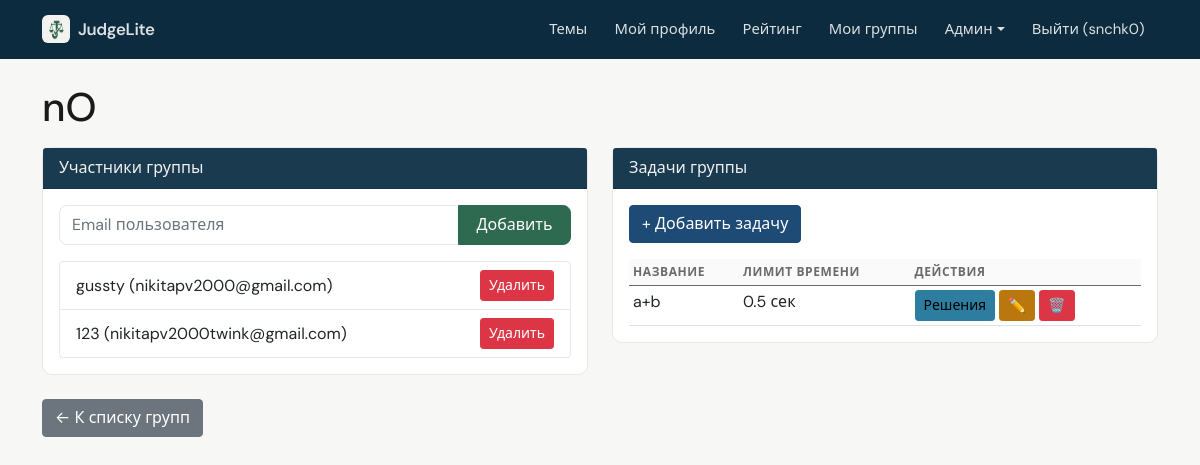
/admin/groups/1 (signed in), run on the app's committed database.
### data/users.py (models this page shows, shortened)
class User(SqlAlchemyBase, UserMixin, SerializerMixin):
    __tablename__ = 'users'
    id = sqlalchemy.Column(sqlalchemy.Integer, primary_key=True, autoincrement=True)
    name = sqlalchemy.Column(sqlalchemy.String, nullable=True)
    about = sqlalchemy.Column(sqlalchemy.String, nullable=True)
    email = sqlalchemy.Column(sqlalchemy.String, index=True, unique=True, nullable=True)
    hashed_password = sqlalchemy.Column(sqlalchemy.String, nullable=True)
    created_date = sqlalchemy.Column(sqlalchemy.DateTime, default=datetime.datetime.now)
    is_admin = sqlalchemy.Column(sqlalchemy.Boolean, default=False)
    is_super_admin = sqlalchemy.Column(sqlalchemy.Boolean, default=False)
    avatar_filename = sqlalchemy.Column(sqlalchemy.String, nullable=True)  # новое поле
    submissions = orm.relationship("Submission", back_populates="user")

### data/groups.py (models this page shows)
class Group(SqlAlchemyBase):
    __tablename__ = 'groups'
    id = sqlalchemy.Column(sqlalchemy.Integer, primary_key=True, autoincrement=True)
    name = sqlalchemy.Column(sqlalchemy.String, nullable=False)
    description = sqlalchemy.Column(sqlalchemy.Text, nullable=True)
    created_by = sqlalchemy.Column(sqlalchemy.Integer, sqlalchemy.ForeignKey("users.id"), nullable=False)
    created_at = sqlalchemy.Column(sqlalchemy.DateTime, default=datetime.datetime.now)
    members = orm.relationship("GroupMember", back_populates="group", cascade="all, delete-orphan")
    tasks = orm.relationship("GroupTask", back_populates="group", cascade="all, delete-orphan")

### data/group_members.py (models this page shows)
class GroupMember(SqlAlchemyBase):
    __tablename__ = 'group_members'
    id = sqlalchemy.Column(sqlalchemy.Integer, primary_key=True, autoincrement=True)
    group_id = sqlalchemy.Column(sqlalchemy.Integer, sqlalchemy.ForeignKey("groups.id"), nullable=False)
    user_id = sqlalchemy.Column(sqlalchemy.Integer, sqlalchemy.ForeignKey("users.id"), nullable=False)
    joined_at = sqlalchemy.Column(sqlalchemy.DateTime, default=datetime.datetime.now)
    group = orm.relationship("Group", back_populates="members")
    user = orm.relationship("User")

### data/group_tasks.py (models this page shows)
class GroupTask(SqlAlchemyBase):
    __tablename__ = 'group_tasks'
    id = sqlalchemy.Column(sqlalchemy.Integer, primary_key=True, autoincrement=True)
    group_id = sqlalchemy.Column(sqlalchemy.Integer, sqlalchemy.ForeignKey("groups.id"), nullable=False)
    title = sqlalchemy.Column(sqlalchemy.String, nullable=False)
    description = sqlalchemy.Column(sqlalchemy.Text, nullable=False)
    input_example = sqlalchemy.Column(sqlalchemy.Text, nullable=True)
    output_example = sqlalchemy.Column(sqlalchemy.Text, nullable=True)
    tests_json = sqlalchemy.Column(sqlalchemy.Text, nullable=False)
    time_limit = sqlalchemy.Column(sqlalchemy.Float, default=2.0)
    created_by = sqlalchemy.Column(sqlalchemy.Integer, sqlalchemy.ForeignKey("users.id"), nullable=False)
    created_at = sqlalchemy.Column(sqlalchemy.DateTime, default=datetime.datetime.now)
    max_score = sqlalchemy.Column(sqlalchemy.Integer, default=100)
    scoring_enabled = sqlalchemy.Column(sqlalchemy.Boolean, default=False)  # новый флаг
    group = orm.relationship("Group", back_populates="tasks")
    submissions = orm.relationship("GroupSubmission", back_populates="task", cascade="all, delete-orphan")

### app.py (the view)
@app.route('/admin/groups/<int:group_id>')
@admin_required
def group_detail(group_id):
    with db_session.session_scope() as session:
        group = session.query(Group).get(group_id)
        if not group:
            flash('Группа не найдена', 'danger')
            return redirect(url_for('admin_groups'))
        if not (current_user.is_super_admin or group.created_by == current_user.id):
            flash('Доступ запрещён', 'danger')
            return redirect(url_for('admin_groups'))
        members = session.query(GroupMember).filter(GroupMember.group_id == group_id).all()
        tasks = session.query(GroupTask).filter(GroupTask.group_id == group_id).all()
        return render_template('admin/group_detail.html', group=group, members=members, tasks=tasks)

### app.py (called while the page is built)
@login_manager.user_loader
def load_user(user_id):
    session = db_session.create_session()
    user = session.get(User, int(user_id))
    if user:
        _ = user.is_admin
        _ = user.is_super_admin
    session.close()
    return user

@app.context_processor
def inject_user():
    return dict(current_user=current_user)

### data/db_session.py (called while the page is built)
def create_session() -> Session:
    global __factory
    return __factory()

@contextmanager
def session_scope():
    session = create_session()
    try:
        yield session
        session.commit()
    except Exception:
        session.rollback()
        raise
    finally:
        session.close()

### utils/auth.py (called while the page is built)
def admin_required(f):
    @wraps(f)
    def decorated_function(*args, **kwargs):
        if not current_user.is_authenticated or not current_user.is_admin:
            flash('Доступ запрещён. Требуются права администратора.', 'danger')
            return redirect(url_for('index'))
        return f(*args, **kwargs)
    return decorated_function

### templates/admin/group_detail.html (shortened to what this page needs)
{% extends "admin/base.html" %}
{% block content %}
<h1>{{ group.name }}</h1>
<div class="row">
    <div class="col-md-6">
        <div class="card mb-4">
            <div class="card-header">Участники группы</div>
            <div class="card-body">
                <form method="post" action="{{ url_for('add_group_member', group_id=group.id) }}" class="mb-3">
                    <div class="input-group">
                        <input type="email" name="email" class="form-control" placeholder="Email пользователя" required>
                        <button type="submit" class="btn btn-primary">Добавить</button>
                    </div>
                </form>
                <ul class="list-group">
                    {% for m in members %}
                        <li class="list-group-item d-flex justify-content-between align-items-center">
                            {{ m.user.name }} ({{ m.user.email }})
                            <a href="{{ url_for('remove_group_member', group_id=group.id, user_id=m.user.id) }}" class="btn btn-sm btn-danger" onclick="return confirm('Удалить участника?')">Удалить</a>
                        </li>
                    {% else %}
                        <li class="list-group-item">Нет участников</li>
                    {% endfor %}
                </ul>
            </div>
        </div>
    </div>
    <div class="col-md-6">
        <div class="card mb-4">
            <div class="card-header">Задачи группы</div>
            <div class="card-body">
                <a href="{{ url_for('add_group_task', group_id=group.id) }}" class="btn btn-success mb-3">+ Добавить задачу</a>
                <table class="table table-sm">
                    <thead>
                        <tr><th>Название</th><th>Лимит времени</th><th>Действия</th></tr>
                    </thead>
                    <tbody>
                        {% for t in tasks %}
                        <tr>
                            <td>{{ t.title }}</td>
                            <td>{{ t.time_limit }} сек</td>
                            <td>
                                <a href="{{ url_for('group_task_submissions', group_id=group.id, task_id=t.id) }}" class="btn btn-sm btn-info">Решения</a>
                                <a href="{{ url_for('edit_group_task', group_id=group.id, task_id=t.id) }}" class="btn btn-sm btn-warning">✏️</a>
                                <a href="{{ url_for('delete_group_task', group_id=group.id, task_id=t.id) }}" class="btn btn-sm btn-danger" onclick="return confirm('Удалить задачу?')">🗑️</a>
                            </td>
                        </tr>
                        {% else %}
                        <tr><td colspan="3">Нет задач</td></tr>
                        {% endfor %}
                    </tbody>
                </table>
            </div>
        </div>
    </div>
</div>
<a href="{{ url_for('admin_groups') }}" class="btn btn-secondary">← К списку групп</a>
{% endblock %}

### templates/base.html (shortened to what this page needs)
<!doctype html>
<html lang="ru">
<head>
    <link href="https://cdn.jsdelivr.net/npm/bootstrap@5.0.2/dist/css/bootstrap.min.css" rel="stylesheet">
    <link href="{{ url_for('static', filename='app.css') }}" rel="stylesheet">
</head>
<body class="app-body {% block body_class %}{% endblock %}">
    <nav class="navbar navbar-expand-lg app-navbar">
        <div class="container">
            <a class="navbar-brand d-flex align-items-center gap-2" href="{{ url_for('index') }}">
                <img src="{{ url_for('static', filename='judgelite-mark.png') }}" alt="" class="app-brand-mark" width="28" height="28">
                <span>JudgeLite</span>
            </a>
            <div class="collapse navbar-collapse" id="navbarNav">
                <ul class="navbar-nav ms-auto">
                    <li class="nav-item"><a class="nav-link" href="{{ url_for('topics_list') }}">Темы</a></li>
                    {% if current_user.is_authenticated %}
                        <li class="nav-item"><a class="nav-link" href="{{ url_for('profile') }}">Мой профиль</a></li>
                        <li class="nav-item"><a class="nav-link" href="{{ url_for('rating') }}">Рейтинг</a></li>
                        <li class="nav-item"><a class="nav-link" href="{{ url_for('my_groups') }}">Мои группы</a></li>
                        {% if current_user.is_admin %}
                            <li class="nav-item dropdown">
                                <a class="nav-link dropdown-toggle" href="#" id="adminDropdown" role="button" data-bs-toggle="dropdown">Админ</a>
                            </li>
                        {% endif %}
                        <li class="nav-item"><a class="nav-link" href="{{ url_for('logout') }}">Выйти ({{ current_user.name }})</a></li>
                    {% else %}
                        <li class="nav-item"><a class="nav-link" href="{{ url_for('login') }}">Войти</a></li>
                        <li class="nav-item"><a class="nav-link" href="{{ url_for('register') }}">Регистрация</a></li>
                    {% endif %}
                </ul>
            </div>
        </div>
    </nav>
    <div class="container mt-4" style="padding-bottom: 80px;">
        {% block content %}{% endblock %}
    </div>
</body>
</html>

### static/app.css (style rules this page uses)
:root { --app-bg: #f7f7f5; --app-surface: #ffffff; --app-text: #1a1a1a; --app-muted: #6b6b6b; --app-border: #e8e8e6; --app-accent: #2d6a4f; --app-accent-hover: #1b4332; --app-radius: 10px; --app-font: "DM Sans", system-ui, -apple-system, "Segoe UI", Roboto, sans-serif; --chart-grid: rgba(0, 0, 0, 0.06); --chart-muted: #6b6b6b; --chart-donut-border: #ffffff; }
.app-brand-mark { border-radius: 6px; flex-shrink: 0; }
.app-body { font-family: var(--app-font); background-color: var(--app-bg); color: var(--app-text); min-height: 100vh; -webkit-font-smoothing: antialiased; }
.app-body .container.mt-4 { padding-bottom: 5rem !important; }
.app-navbar { background: var(--app-surface) !important; border-bottom: 1px solid var(--app-border) !important; padding-top: 0.65rem; padding-bottom: 0.65rem; }
.app-navbar .navbar-brand { font-weight: 600; letter-spacing: -0.02em; color: var(--app-text) !important; font-size: 1.05rem; }
.app-navbar .nav-link { color: var(--app-muted) !important; font-size: 0.925rem; padding: 0.5rem 0.85rem !important; border-radius: 6px; transition: color 0.15s ease, background 0.15s ease; }
.app-body .table { margin-bottom: 0; }
.app-body .table thead th { font-size: 0.75rem; text-transform: uppercase; letter-spacing: 0.05em; color: var(--app-muted); font-weight: 600; border-bottom-width: 1px; background: rgba(0, 0, 0, 0.02); }
.app-body .btn-primary { background-color: var(--app-accent); border-color: var(--app-accent); font-weight: 500; border-radius: 8px; padding: 0.45rem 1.1rem; }
.app-body .form-control { border-radius: 8px; border-color: var(--app-border); }
.app-body .list-group-item { border-color: var(--app-border); }
.app-body .card { border: 1px solid var(--app-border); border-radius: var(--app-radius); box-shadow: none; }
.admin-mode .app-navbar { background: #0d2b3e !important; border-bottom: none !important; }
.admin-mode .app-navbar .navbar-brand, .admin-mode .app-navbar .nav-link { color: rgba(255, 255, 255, 0.85) !important; }

### templates/admin/base.html (style rules this page uses)
.btn-primary { background-color: #1e4a76; border-color: #1e4a76; }
.btn-success { background-color: #1e4a76; border-color: #1e4a76; }
.btn-info { background-color: #2c7da0; border-color: #2c7da0; }
.btn-warning { background-color: #b9770e; border-color: #b9770e; color: #fff; }
.card-header { background-color: #1a3b4f; color: #f0f0f0; }
.table { --bs-table-striped-bg: #e9ecef; }
body { background-color: #f4f6f8; }
.card { border: none; box-shadow: 0 2px 4px rgba(0,0,0,0.1); }

### data on the page
User: name "snchk0"
Group: name "nO"
GroupMember: user.name "gussty", user.email "nikitapv2000@gmail.com"
GroupMember: user.name "123", user.email "nikitapv2000twink@gmail.com"
GroupTask: title "a+b", time_limit "0.5"
